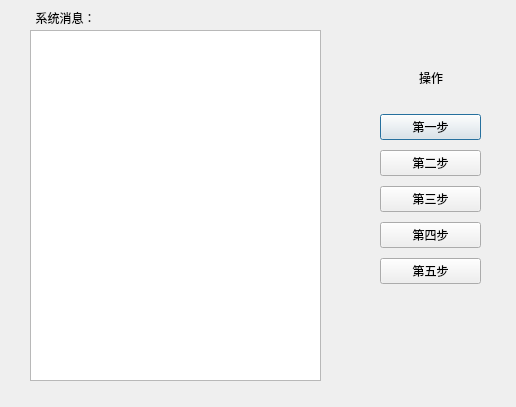
<?xml version="1.0" encoding="UTF-8"?>
<ui version="4.0">
 <class>Dialog</class>
 <widget class="QDialog" name="Dialog">
  <property name="geometry">
   <rect>
    <x>0</x>
    <y>0</y>
    <width>516</width>
    <height>407</height>
   </rect>
  </property>
  <property name="windowTitle">
   <string>Dialog</string>
  </property>
  <widget class="QWidget" name="verticalLayoutWidget">
   <property name="geometry">
    <rect>
     <x>380</x>
     <y>110</y>
     <width>101</width>
     <height>181</height>
    </rect>
   </property>
   <layout class="QVBoxLayout" name="verticalLayout">
    <item>
     <widget class="QPushButton" name="pushButton">
      <property name="text">
       <string>第一步</string>
      </property>
     </widget>
    </item>
    <item>
     <widget class="QPushButton" name="pushButton_2">
      <property name="text">
       <string>第二步</string>
      </property>
     </widget>
    </item>
    <item>
     <widget class="QPushButton" name="pushButton_3">
      <property name="text">
       <string>第三步</string>
      </property>
     </widget>
    </item>
    <item>
     <widget class="QPushButton" name="pushButton_4">
      <property name="text">
       <string>第四步</string>
      </property>
     </widget>
    </item>
    <item>
     <widget class="QPushButton" name="pushButton_5">
      <property name="text">
       <string>第五步</string>
      </property>
     </widget>
    </item>
   </layout>
  </widget>
  <widget class="QPlainTextEdit" name="plainTextEdit">
   <property name="geometry">
    <rect>
     <x>30</x>
     <y>30</y>
     <width>291</width>
     <height>351</height>
    </rect>
   </property>
  </widget>
  <widget class="QLabel" name="label">
   <property name="geometry">
    <rect>
     <x>30</x>
     <y>10</y>
     <width>71</width>
     <height>16</height>
    </rect>
   </property>
   <property name="layoutDirection">
    <enum>Qt::LeftToRight</enum>
   </property>
   <property name="text">
    <string>系统消息：</string>
   </property>
   <property name="alignment">
    <set>Qt::AlignCenter</set>
   </property>
  </widget>
  <widget class="QLabel" name="label_2">
   <property name="geometry">
    <rect>
     <x>400</x>
     <y>70</y>
     <width>62</width>
     <height>16</height>
    </rect>
   </property>
   <property name="text">
    <string>操作</string>
   </property>
   <property name="alignment">
    <set>Qt::AlignCenter</set>
   </property>
  </widget>
 </widget>
 <resources/>
 <connections>
  <connection>
   <sender>pushButton</sender>
   <signal>clicked(bool)</signal>
   <receiver>Dialog</receiver>
   <slot>close()</slot>
   <hints>
    <hint type="sourcelabel">
     <x>430</x>
     <y>128</y>
    </hint>
    <hint type="destinationlabel">
     <x>257</x>
     <y>203</y>
    </hint>
   </hints>
  </connection>
  <connection>
   <sender>pushButton_2</sender>
   <signal>clicked(bool)</signal>
   <receiver>Dialog</receiver>
   <slot>open()</slot>
   <hints>
    <hint type="sourcelabel">
     <x>430</x>
     <y>163</y>
    </hint>
    <hint type="destinationlabel">
     <x>257</x>
     <y>203</y>
    </hint>
   </hints>
  </connection>
 </connections>
</ui>
